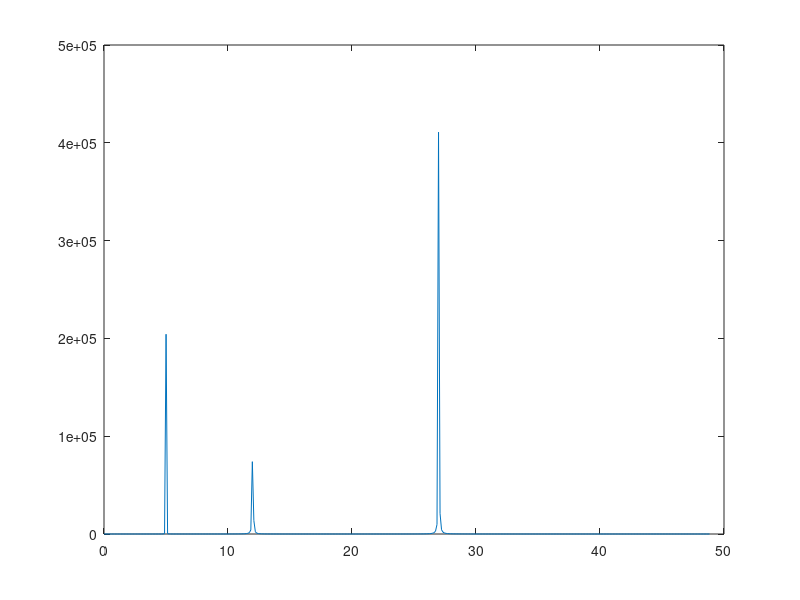

Recreate this plot in MATLAB.
% Sampling frequency
Fs = 1000;
% Amount of data points
n = 2^13;
% Time steps are inverse of sampling frequency
x = 0:1/Fs:n;
% Our "data"
y = 10 * sin(5 * 2 * pi * x) + 7 * sin(12 * 2 * pi * x) + 15 * sin(27 * 2 * pi * x);
% How many frequencies to show
lim = 400;
% n-point DFFT
Y = fft(y, n);
% Take output of DFFT multiplied by its' complex conjugate
% Divide by input size(why?)
Pyy = Y.*conj(Y)/n;
% Plot x-axis
f = Fs/n*(0:lim);
plot(f, Pyy(1:lim + 1))